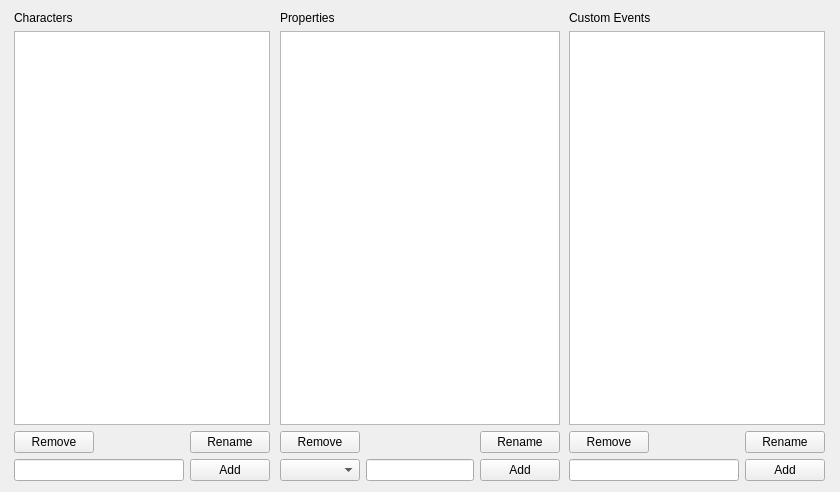
<ui version="4.0" >
 <class>ProjectSetupViewUi</class>
 <widget class="QWidget" name="ProjectSetupViewUi" >
  <property name="geometry" >
   <rect>
    <x>0</x>
    <y>0</y>
    <width>840</width>
    <height>492</height>
   </rect>
  </property>
  <property name="windowTitle" >
   <string>Form</string>
  </property>
  <layout class="QHBoxLayout" >
   <item>
    <spacer>
     <property name="orientation" >
      <enum>Qt::Horizontal</enum>
     </property>
     <property name="sizeHint" >
      <size>
       <width>16</width>
       <height>457</height>
      </size>
     </property>
    </spacer>
   </item>
   <item>
    <layout class="QVBoxLayout" >
     <item>
      <widget class="QLabel" name="label" >
       <property name="text" >
        <string>Characters</string>
       </property>
      </widget>
     </item>
     <item>
      <widget class="QListWidget" name="_lvwCharacters" >
       <property name="sizePolicy" >
        <sizepolicy vsizetype="Expanding" hsizetype="MinimumExpanding" >
         <horstretch>0</horstretch>
         <verstretch>0</verstretch>
        </sizepolicy>
       </property>
      </widget>
     </item>
     <item>
      <layout class="QGridLayout" >
       <item row="0" column="0" >
        <layout class="QHBoxLayout" >
         <property name="spacing" >
          <number>0</number>
         </property>
         <item>
          <widget class="QPushButton" name="_btnCharRemove" >
           <property name="text" >
            <string>Remove</string>
           </property>
          </widget>
         </item>
         <item>
          <spacer>
           <property name="orientation" >
            <enum>Qt::Horizontal</enum>
           </property>
           <property name="sizeHint" >
            <size>
             <width>40</width>
             <height>20</height>
            </size>
           </property>
          </spacer>
         </item>
        </layout>
       </item>
       <item row="0" column="1" >
        <widget class="QPushButton" name="_btnCharEdit" >
         <property name="text" >
          <string>Rename</string>
         </property>
        </widget>
       </item>
       <item row="1" column="1" >
        <widget class="QPushButton" name="_btnAddChar" >
         <property name="text" >
          <string>Add</string>
         </property>
        </widget>
       </item>
       <item row="1" column="0" >
        <widget class="QLineEdit" name="_edtCharName" >
         <property name="sizePolicy" >
          <sizepolicy vsizetype="Fixed" hsizetype="MinimumExpanding" >
           <horstretch>0</horstretch>
           <verstretch>0</verstretch>
          </sizepolicy>
         </property>
        </widget>
       </item>
      </layout>
     </item>
    </layout>
   </item>
   <item>
    <spacer>
     <property name="orientation" >
      <enum>Qt::Horizontal</enum>
     </property>
     <property name="sizeHint" >
      <size>
       <width>16</width>
       <height>457</height>
      </size>
     </property>
    </spacer>
   </item>
   <item>
    <layout class="QVBoxLayout" >
     <item>
      <widget class="QLabel" name="label_2" >
       <property name="text" >
        <string>Properties</string>
       </property>
      </widget>
     </item>
     <item>
      <widget class="QListWidget" name="_lvwProperties" />
     </item>
     <item>
      <layout class="QGridLayout" >
       <item row="1" column="0" >
        <widget class="QComboBox" name="_cboPropTypes" />
       </item>
       <item row="0" column="0" >
        <widget class="QPushButton" name="_btnPropRemove" >
         <property name="text" >
          <string>Remove</string>
         </property>
        </widget>
       </item>
       <item row="1" column="1" >
        <widget class="QLineEdit" name="_edtPropName" >
         <property name="sizePolicy" >
          <sizepolicy vsizetype="Fixed" hsizetype="MinimumExpanding" >
           <horstretch>0</horstretch>
           <verstretch>0</verstretch>
          </sizepolicy>
         </property>
        </widget>
       </item>
       <item row="1" column="2" >
        <widget class="QPushButton" name="_btnAddProp" >
         <property name="text" >
          <string>Add</string>
         </property>
        </widget>
       </item>
       <item row="0" column="2" >
        <widget class="QPushButton" name="_btnPropEdit" >
         <property name="text" >
          <string>Rename</string>
         </property>
        </widget>
       </item>
      </layout>
     </item>
    </layout>
   </item>
   <item>
    <spacer>
     <property name="orientation" >
      <enum>Qt::Horizontal</enum>
     </property>
     <property name="sizeHint" >
      <size>
       <width>16</width>
       <height>457</height>
      </size>
     </property>
    </spacer>
   </item>
   <item>
    <layout class="QVBoxLayout" >
     <item>
      <widget class="QLabel" name="label_3" >
       <property name="text" >
        <string>Custom Events</string>
       </property>
      </widget>
     </item>
     <item>
      <widget class="QListWidget" name="_lvwEvents" >
       <property name="sizePolicy" >
        <sizepolicy vsizetype="Expanding" hsizetype="MinimumExpanding" >
         <horstretch>0</horstretch>
         <verstretch>0</verstretch>
        </sizepolicy>
       </property>
      </widget>
     </item>
     <item>
      <layout class="QGridLayout" >
       <item row="0" column="0" >
        <layout class="QHBoxLayout" >
         <item>
          <widget class="QPushButton" name="_btnEventRemove" >
           <property name="text" >
            <string>Remove</string>
           </property>
          </widget>
         </item>
         <item>
          <spacer>
           <property name="orientation" >
            <enum>Qt::Horizontal</enum>
           </property>
           <property name="sizeHint" >
            <size>
             <width>40</width>
             <height>20</height>
            </size>
           </property>
          </spacer>
         </item>
        </layout>
       </item>
       <item row="0" column="1" >
        <widget class="QPushButton" name="_btnEventEdit" >
         <property name="text" >
          <string>Rename</string>
         </property>
        </widget>
       </item>
       <item row="1" column="1" >
        <widget class="QPushButton" name="_btnAddEvent" >
         <property name="text" >
          <string>Add</string>
         </property>
        </widget>
       </item>
       <item row="1" column="0" >
        <widget class="QLineEdit" name="_edtEventName" >
         <property name="sizePolicy" >
          <sizepolicy vsizetype="Fixed" hsizetype="MinimumExpanding" >
           <horstretch>0</horstretch>
           <verstretch>0</verstretch>
          </sizepolicy>
         </property>
        </widget>
       </item>
      </layout>
     </item>
    </layout>
   </item>
   <item>
    <spacer>
     <property name="orientation" >
      <enum>Qt::Horizontal</enum>
     </property>
     <property name="sizeHint" >
      <size>
       <width>16</width>
       <height>457</height>
      </size>
     </property>
    </spacer>
   </item>
  </layout>
 </widget>
 <resources/>
 <connections/>
</ui>
